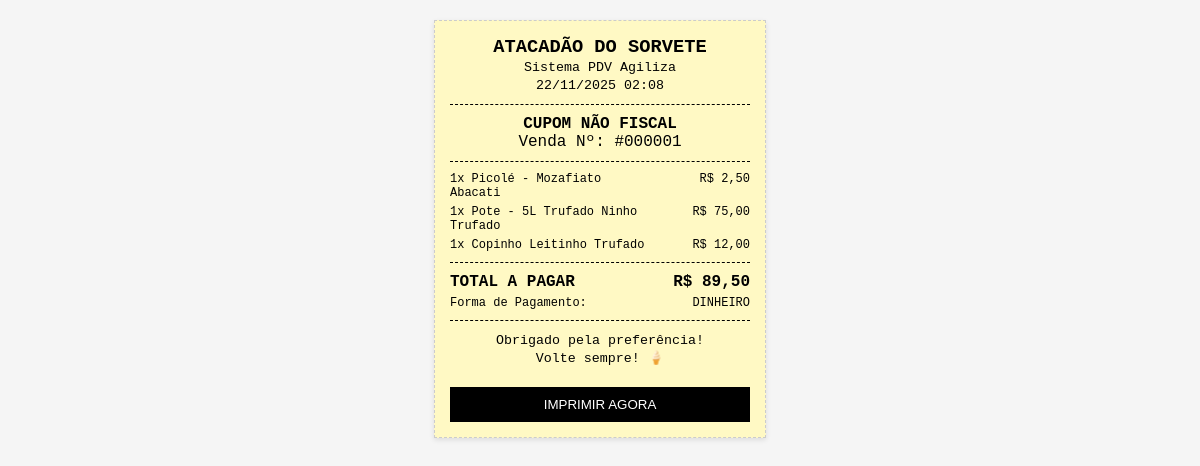
/imprimir_cupom.php?id=1 (signed in), run on the app's committed database.
### tables this page shows
CREATE TABLE IF NOT EXISTS `vendas` (
  `id_venda` int NOT NULL AUTO_INCREMENT,
  `data_hora` datetime NOT NULL,
  `valor_total` decimal(10,2) NOT NULL,
  `id_forma_pagamento` int DEFAULT NULL,
  `status` varchar(20) DEFAULT 'pendente',
  `fechamento_caixa_id` int DEFAULT NULL,
  `cliente` varchar(100) NOT NULL DEFAULT '',
  PRIMARY KEY (`id_venda`),
  KEY `fk_venda_pagamento` (`id_forma_pagamento`),
  KEY `idx_fechamento_caixa` (`fechamento_caixa_id`)
);

CREATE TABLE IF NOT EXISTS `saida_produtos` (
  `id_saida` int NOT NULL AUTO_INCREMENT,
  `id_produto` int NOT NULL,
  `quantidade` int DEFAULT NULL,
  `data` date DEFAULT NULL,
  `processado` tinyint DEFAULT '0',
  `venda_id` int NOT NULL,
  PRIMARY KEY (`id_saida`)
);

CREATE TABLE `produto` (
  `id_produto` int NOT NULL AUTO_INCREMENT,
  `nome` varchar(50) NOT NULL,
  `sabor` varchar(50) NOT NULL,
  `id_categoria` int NOT NULL,
  `id_fornecedor` int NOT NULL,
  `preco_venda` decimal(10,2) NOT NULL,
  `preco_compra` decimal(10,2) NOT NULL,
  PRIMARY KEY (`id_produto`),
  KEY `id_categoria` (`id_categoria`),
  KEY `id_fornecedor` (`id_fornecedor`)
);

CREATE TABLE IF NOT EXISTS `forma_pagamento` (
  `id_forma_pagamento` int NOT NULL AUTO_INCREMENT,
  `nome_pagamento` varchar(50) NOT NULL,
  PRIMARY KEY (`id_forma_pagamento`),
  UNIQUE KEY `nome_pagamento` (`nome_pagamento`)
);

### imprimir_cupom.php (the view, shortened to what this page needs)
<?php
require_once "conexao.php";
$id_venda = (int) $_GET['id'];
try {
    $sqlVenda = "SELECT v.*, f.nome_pagamento
                 FROM vendas v
                 JOIN forma_pagamento f ON v.id_forma_pagamento = f.id_forma_pagamento
                 WHERE v.id_venda = :id";
    $stmt = $conn->prepare($sqlVenda);
    $stmt->execute([':id' => $id_venda]);
    $venda = $stmt->fetch(PDO::FETCH_ASSOC);
    $sqlItens = "SELECT s.quantidade, p.nome, p.sabor, p.preco_venda
                 FROM saida_produtos s
                 JOIN produto p ON s.id_produto = p.id_produto
                 WHERE s.venda_id = :id";
    $stmtItens = $conn->prepare($sqlItens);
    $stmtItens->execute([':id' => $id_venda]);
    $itens = $stmtItens->fetchAll(PDO::FETCH_ASSOC);
} catch (PDOException $e) {
    die("Erro no banco: " . $e->getMessage());
}
?>
<!DOCTYPE html>
<html lang="pt-BR">
<head>
</head>
<body>
    <div class="cupom">
        <div class="text-center">
            <h3 style="margin: 0;">ATACADÃO DO SORVETE</h3>
            <small>Sistema PDV Agiliza</small><br>
            <small><?= date('d/m/Y H:i', strtotime($venda['data_hora'])) ?></small>
        </div>
        <div class="divisor"></div>
        <div class="text-center fw-bold mb-2">CUPOM NÃO FISCAL</div>
        <div class="text-center">Venda Nº: #<?= str_pad($id_venda, 6, '0', STR_PAD_LEFT) ?></div>
        <div class="divisor"></div>
        <?php foreach ($itens as $item):
            $subtotal = $item['quantidade'] * $item['preco_venda'];
            ?>
            <div class="item-row">
                <div style="flex: 2;">
                    <?= $item['quantidade'] ?>x <?= $item['nome'] ?>     <?= $item['sabor'] ?>
                </div>
                <div style="flex: 1;" class="text-right">
                    R$ <?= number_format($subtotal, 2, ',', '.') ?>
                </div>
            </div>
        <?php endforeach; ?>
        <div class="divisor"></div>
        <div class="item-row fw-bold" style="font-size: 16px;">
            <span>TOTAL A PAGAR</span>
            <span>R$ <?= number_format($venda['valor_total'], 2, ',', '.') ?></span>
        </div>
        <div class="item-row" style="margin-top: 5px;">
            <span>Forma de Pagamento:</span>
            <span><?= mb_strtoupper($venda['nome_pagamento']) ?></span>
        </div>
        <div class="divisor"></div>
        <div class="text-center">
            <small>Obrigado pela preferência!</small><br>
            <small>Volte sempre! 🍦</small>
        </div>
        <button class="btn-print" onclick="window.print()">IMPRIMIR AGORA</button>
    </div>
</body>
</html>

### imprimir_cupom.php (style rules this page uses)
body { font-family: 'Courier New', Courier, monospace; background-color: #f5f5f5; margin: 0; padding: 20px; }
.cupom { width: 300px; background-color: #fff9c4; padding: 15px; margin: 0 auto; border: 1px dashed #ccc; box-shadow: 0 2px 5px rgba(0, 0, 0, 0.1); }
.text-center { text-align: center; }
.text-right { text-align: right; }
.fw-bold { font-weight: bold; }
.divisor { border-top: 1px dashed #000; margin: 10px 0; }
.item-row { display: flex; justify-content: space-between; font-size: 12px; margin-bottom: 5px; }
.btn-print { display: block; width: 100%; padding: 10px; margin-top: 20px; background: #000; color: #fff; border: none; cursor: pointer; }

### data on the page
vendas: data_hora "22/11/2025 02:08", valor_total "89,50", id_forma_pagamento.nome_pagamento "DINHEIRO"
saida_produtos: quantidade "1", id_produto.nome "Picolé - Mozafiato", id_produto.sabor "Abacati", quantidade.preco_venda "2,50"
saida_produtos: quantidade "1", id_produto.nome "Pote - 5L Trufado", id_produto.sabor "Ninho Trufado", quantidade.preco_venda "75,00"
saida_produtos: quantidade "1", id_produto.nome "Copinho", id_produto.sabor "Leitinho Trufado", quantidade.preco_venda "12,00"

### other printed values
str_pad($id_venda, 6, '0', STR_PAD_LEFT) "000001"
